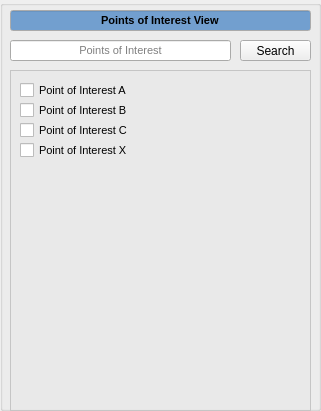
    <widget class="QGroupBox" name="points_of_interest_view_groupbox">
     <property name="geometry">
      <rect>
       <x>10</x>
       <y>120</y>
       <width>321</width>
       <height>411</height>
      </rect>
     </property>
     <property name="title">
      <string/>
     </property>
     <widget class="QLineEdit" name="points_of_interest_view_lineedit">
      <property name="geometry">
       <rect>
        <x>10</x>
        <y>10</y>
        <width>301</width>
        <height>21</height>
       </rect>
      </property>
      <property name="palette">
       <palette>
        <active>
         <colorrole role="Base">
          <brush brushstyle="SolidPattern">
           <color alpha="255">
            <red>114</red>
            <green>159</green>
            <blue>207</blue>
           </color>
          </brush>
         </colorrole>
        </active>
        <inactive>
         <colorrole role="Base">
          <brush brushstyle="SolidPattern">
           <color alpha="255">
            <red>114</red>
            <green>159</green>
            <blue>207</blue>
           </color>
          </brush>
         </colorrole>
        </inactive>
        <disabled>
         <colorrole role="Base">
          <brush brushstyle="SolidPattern">
           <color alpha="255">
            <red>255</red>
            <green>255</green>
            <blue>255</blue>
           </color>
          </brush>
         </colorrole>
        </disabled>
       </palette>
      </property>
      <property name="font">
       <font>
        <pointsize>8</pointsize>
        <weight>75</weight>
        <bold>true</bold>
       </font>
      </property>
      <property name="layoutDirection">
       <enum>Qt::LeftToRight</enum>
      </property>
      <property name="autoFillBackground">
       <bool>false</bool>
      </property>
      <property name="text">
       <string>Points of Interest View</string>
      </property>
      <property name="alignment">
       <set>Qt::AlignCenter</set>
      </property>
      <property name="readOnly">
       <bool>true</bool>
      </property>
     </widget>
     <widget class="QLineEdit" name="points_of_interest_line_edit">
      <property name="geometry">
       <rect>
        <x>10</x>
        <y>40</y>
        <width>221</width>
        <height>21</height>
       </rect>
      </property>
      <property name="palette">
       <palette>
        <active>
         <colorrole role="WindowText">
          <brush brushstyle="SolidPattern">
           <color alpha="255">
            <red>0</red>
            <green>0</green>
            <blue>0</blue>
           </color>
          </brush>
         </colorrole>
         <colorrole role="Dark">
          <brush brushstyle="SolidPattern">
           <color alpha="255">
            <red>119</red>
            <green>119</green>
            <blue>118</blue>
           </color>
          </brush>
         </colorrole>
         <colorrole role="Mid">
          <brush brushstyle="SolidPattern">
           <color alpha="255">
            <red>159</red>
            <green>159</green>
            <blue>157</blue>
           </color>
          </brush>
         </colorrole>
         <colorrole role="Text">
          <brush brushstyle="SolidPattern">
           <color alpha="255">
            <red>0</red>
            <green>0</green>
            <blue>0</blue>
           </color>
          </brush>
         </colorrole>
         <colorrole role="ButtonText">
          <brush brushstyle="SolidPattern">
           <color alpha="255">
            <red>0</red>
            <green>0</green>
            <blue>0</blue>
           </color>
          </brush>
         </colorrole>
         <colorrole role="Base">
          <brush brushstyle="SolidPattern">
           <color alpha="255">
            <red>255</red>
            <green>255</green>
            <blue>255</blue>
           </color>
          </brush>
         </colorrole>
         <colorrole role="Window">
          <brush brushstyle="SolidPattern">
           <color alpha="255">
            <red>238</red>
            <green>238</green>
            <blue>236</blue>
           </color>
          </brush>
         </colorrole>
         <colorrole role="Shadow">
          <brush brushstyle="SolidPattern">
           <color alpha="255">
            <red>0</red>
            <green>0</green>
            <blue>0</blue>
           </color>
          </brush>
         </colorrole>
         <colorrole role="AlternateBase">
          <brush brushstyle="SolidPattern">
           <color alpha="255">
            <red>184</red>
            <green>184</green>
            <blue>184</blue>
           </color>
          </brush>
         </colorrole>
         <colorrole role="ToolTipBase">
          <brush brushstyle="SolidPattern">
           <color alpha="255">
            <red>255</red>
            <green>255</green>
            <blue>220</blue>
           </color>
          </brush>
         </colorrole>
         <colorrole role="ToolTipText">
          <brush brushstyle="SolidPattern">
           <color alpha="255">
            <red>0</red>
            <green>0</green>
            <blue>0</blue>
           </color>
          </brush>
         </colorrole>
         <colorrole role="PlaceholderText">
          <brush brushstyle="NoBrush">
           <color alpha="128">
            <red>0</red>
            <green>0</green>
            <blue>0</blue>
           </color>
          </brush>
         </colorrole>
        </active>
        <inactive>
         <colorrole role="WindowText">
          <brush brushstyle="SolidPattern">
           <color alpha="255">
            <red>0</red>
            <green>0</green>
            <blue>0</blue>
           </color>
          </brush>
         </colorrole>
         <colorrole role="Dark">
          <brush brushstyle="SolidPattern">
           <color alpha="255">
            <red>119</red>
            <green>119</green>
            <blue>118</blue>
           </color>
          </brush>
         </colorrole>
         <colorrole role="Mid">
          <brush brushstyle="SolidPattern">
           <color alpha="255">
            <red>159</red>
            <green>159</green>
            <blue>157</blue>
           </color>
          </brush>
         </colorrole>
         <colorrole role="Text">
          <brush brushstyle="SolidPattern">
           <color alpha="255">
            <red>0</red>
            <green>0</green>
            <blue>0</blue>
           </color>
          </brush>
         </colorrole>
         <colorrole role="ButtonText">
          <brush brushstyle="SolidPattern">
           <color alpha="255">
            <red>0</red>
            <green>0</green>
            <blue>0</blue>
           </color>
          </brush>
         </colorrole>
         <colorrole role="Base">
          <brush brushstyle="SolidPattern">
           <color alpha="255">
            <red>255</red>
            <green>255</green>
            <blue>255</blue>
           </color>
          </brush>
         </colorrole>
         <colorrole role="Window">
          <brush brushstyle="SolidPattern">
           <color alpha="255">
            <red>238</red>
            <green>238</green>
            <blue>236</blue>
           </color>
          </brush>
         </colorrole>
         <colorrole role="Shadow">
          <brush brushstyle="SolidPattern">
           <color alpha="255">
            <red>0</red>
            <green>0</green>
            <blue>0</blue>
           </color>
          </brush>
         </colorrole>
         <colorrole role="AlternateBase">
          <brush brushstyle="SolidPattern">
           <color alpha="255">
            <red>184</red>
            <green>184</green>
            <blue>184</blue>
           </color>
          </brush>
         </colorrole>
         <colorrole role="ToolTipBase">
          <brush brushstyle="SolidPattern">
           <color alpha="255">
            <red>255</red>
            <green>255</green>
            <blue>220</blue>
           </color>
          </brush>
         </colorrole>
         <colorrole role="ToolTipText">
          <brush brushstyle="SolidPattern">
           <color alpha="255">
            <red>0</red>
            <green>0</green>
            <blue>0</blue>
           </color>
          </brush>
         </colorrole>
         <colorrole role="PlaceholderText">
          <brush brushstyle="NoBrush">
           <color alpha="128">
            <red>0</red>
            <green>0</green>
            <blue>0</blue>
           </color>
          </brush>
         </colorrole>
        </inactive>
        <disabled>
         <colorrole role="WindowText">
          <brush brushstyle="SolidPattern">
           <color alpha="255">
            <red>119</red>
            <green>119</green>
            <blue>118</blue>
           </color>
          </brush>
         </colorrole>
         <colorrole role="Dark">
          <brush brushstyle="SolidPattern">
           <color alpha="255">
            <red>119</red>
            <green>119</green>
            <blue>118</blue>
           </color>
          </brush>
         </colorrole>
         <colorrole role="Mid">
          <brush brushstyle="SolidPattern">
           <color alpha="255">
            <red>159</red>
            <green>159</green>
            <blue>157</blue>
           </color>
          </brush>
         </colorrole>
         <colorrole role="Text">
          <brush brushstyle="SolidPattern">
           <color alpha="255">
            <red>119</red>
            <green>119</green>
            <blue>118</blue>
           </color>
          </brush>
         </colorrole>
         <colorrole role="ButtonText">
          <brush brushstyle="SolidPattern">
           <color alpha="255">
            <red>119</red>
            <green>119</green>
            <blue>118</blue>
           </color>
          </brush>
         </colorrole>
         <colorrole role="Base">
          <brush brushstyle="SolidPattern">
           <color alpha="255">
            <red>238</red>
            <green>238</green>
            <blue>236</blue>
           </color>
          </brush>
         </colorrole>
         <colorrole role="Window">
          <brush brushstyle="SolidPattern">
           <color alpha="255">
            <red>238</red>
            <green>238</green>
            <blue>236</blue>
           </color>
          </brush>
         </colorrole>
         <colorrole role="Shadow">
          <brush brushstyle="SolidPattern">
           <color alpha="255">
            <red>0</red>
            <green>0</green>
            <blue>0</blue>
           </color>
          </brush>
         </colorrole>
         <colorrole role="AlternateBase">
          <brush brushstyle="SolidPattern">
           <color alpha="255">
            <red>184</red>
            <green>184</green>
            <blue>184</blue>
           </color>
          </brush>
         </colorrole>
         <colorrole role="ToolTipBase">
          <brush brushstyle="SolidPattern">
           <color alpha="255">
            <red>255</red>
            <green>255</green>
            <blue>220</blue>
           </color>
          </brush>
         </colorrole>
         <colorrole role="ToolTipText">
          <brush brushstyle="SolidPattern">
           <color alpha="255">
            <red>0</red>
            <green>0</green>
            <blue>0</blue>
           </color>
          </brush>
         </colorrole>
         <colorrole role="PlaceholderText">
          <brush brushstyle="NoBrush">
           <color alpha="128">
            <red>0</red>
            <green>0</green>
            <blue>0</blue>
           </color>
          </brush>
         </colorrole>
        </disabled>
       </palette>
      </property>
      <property name="font">
       <font>
        <pointsize>8</pointsize>
       </font>
      </property>
      <property name="text">
       <string/>
      </property>
      <property name="alignment">
       <set>Qt::AlignCenter</set>
      </property>
      <property name="placeholderText">
       <string>Points of Interest</string>
      </property>
     </widget>
     <widget class="QPushButton" name="points_of_interest_search_button">
      <property name="geometry">
       <rect>
        <x>240</x>
        <y>40</y>
        <width>71</width>
        <height>21</height>
       </rect>
      </property>
      <property name="text">
       <string>Search</string>
      </property>
     </widget>
     <widget class="QListWidget" name="points_of_interest_list_widget">
      <property name="geometry">
       <rect>
        <x>10</x>
        <y>70</y>
        <width>301</width>
        <height>341</height>
       </rect>
      </property>
      <property name="palette">
       <palette>
        <active>
         <colorrole role="WindowText">
          <brush brushstyle="SolidPattern">
           <color alpha="255">
            <red>0</red>
            <green>0</green>
            <blue>0</blue>
           </color>
          </brush>
         </colorrole>
         <colorrole role="Button">
          <brush brushstyle="SolidPattern">
           <color alpha="255">
            <red>255</red>
            <green>255</green>
            <blue>255</blue>
           </color>
          </brush>
         </colorrole>
         <colorrole role="Light">
          <brush brushstyle="SolidPattern">
           <color alpha="255">
            <red>255</red>
            <green>255</green>
            <blue>255</blue>
           </color>
          </brush>
         </colorrole>
         <colorrole role="Midlight">
          <brush brushstyle="SolidPattern">
           <color alpha="255">
            <red>255</red>
            <green>255</green>
            <blue>255</blue>
           </color>
          </brush>
         </colorrole>
         <colorrole role="Dark">
          <brush brushstyle="SolidPattern">
           <color alpha="255">
            <red>127</red>
            <green>127</green>
            <blue>127</blue>
           </color>
          </brush>
         </colorrole>
         <colorrole role="Mid">
          <brush brushstyle="SolidPattern">
           <color alpha="255">
            <red>170</red>
            <green>170</green>
            <blue>170</blue>
           </color>
          </brush>
         </colorrole>
         <colorrole role="Text">
          <brush brushstyle="SolidPattern">
           <color alpha="255">
            <red>0</red>
            <green>0</green>
            <blue>0</blue>
           </color>
          </brush>
         </colorrole>
         <colorrole role="BrightText">
          <brush brushstyle="SolidPattern">
           <color alpha="255">
            <red>255</red>
            <green>255</green>
            <blue>255</blue>
           </color>
          </brush>
         </colorrole>
         <colorrole role="Base">
          <brush brushstyle="SolidPattern">
           <color alpha="142">
            <red>229</red>
            <green>229</green>
            <blue>229</blue>
           </color>
          </brush>
         </colorrole>
         <colorrole role="Window">
          <brush brushstyle="SolidPattern">
           <color alpha="255">
            <red>255</red>
            <green>255</green>
            <blue>255</blue>
           </color>
          </brush>
         </colorrole>
         <colorrole role="Shadow">
          <brush brushstyle="SolidPattern">
           <color alpha="255">
            <red>0</red>
            <green>0</green>
            <blue>0</blue>
           </color>
          </brush>
         </colorrole>
         <colorrole role="AlternateBase">
          <brush brushstyle="SolidPattern">
           <color alpha="255">
            <red>255</red>
            <green>255</green>
            <blue>255</blue>
           </color>
          </brush>
         </colorrole>
         <colorrole role="ToolTipBase">
          <brush brushstyle="SolidPattern">
           <color alpha="255">
            <red>255</red>
            <green>255</green>
            <blue>220</blue>
           </color>
          </brush>
         </colorrole>
         <colorrole role="ToolTipText">
          <brush brushstyle="SolidPattern">
           <color alpha="255">
            <red>0</red>
            <green>0</green>
            <blue>0</blue>
           </color>
          </brush>
         </colorrole>
         <colorrole role="PlaceholderText">
          <brush brushstyle="NoBrush">
           <color alpha="128">
            <red>0</red>
            <green>0</green>
            <blue>0</blue>
           </color>
          </brush>
         </colorrole>
        </active>
        <inactive>
         <colorrole role="WindowText">
          <brush brushstyle="SolidPattern">
           <color alpha="255">
            <red>0</red>
            <green>0</green>
            <blue>0</blue>
           </color>
          </brush>
         </colorrole>
         <colorrole role="Button">
          <brush brushstyle="SolidPattern">
           <color alpha="255">
            <red>255</red>
            <green>255</green>
            <blue>255</blue>
           </color>
          </brush>
         </colorrole>
         <colorrole role="Light">
          <brush brushstyle="SolidPattern">
           <color alpha="255">
            <red>255</red>
            <green>255</green>
            <blue>255</blue>
           </color>
          </brush>
         </colorrole>
         <colorrole role="Midlight">
          <brush brushstyle="SolidPattern">
           <color alpha="255">
            <red>255</red>
            <green>255</green>
            <blue>255</blue>
           </color>
          </brush>
         </colorrole>
         <colorrole role="Dark">
          <brush brushstyle="SolidPattern">
           <color alpha="255">
            <red>127</red>
            <green>127</green>
            <blue>127</blue>
           </color>
          </brush>
         </colorrole>
         <colorrole role="Mid">
          <brush brushstyle="SolidPattern">
           <color alpha="255">
            <red>170</red>
            <green>170</green>
            <blue>170</blue>
           </color>
          </brush>
         </colorrole>
         <colorrole role="Text">
          <brush brushstyle="SolidPattern">
           <color alpha="255">
            <red>0</red>
            <green>0</green>
            <blue>0</blue>
           </color>
          </brush>
         </colorrole>
         <colorrole role="BrightText">
          <brush brushstyle="SolidPattern">
           <color alpha="255">
            <red>255</red>
            <green>255</green>
            <blue>255</blue>
           </color>
          </brush>
         </colorrole>
         <colorrole role="Base">
          <brush brushstyle="SolidPattern">
           <color alpha="142">
            <red>229</red>
            <green>229</green>
            <blue>229</blue>
           </color>
          </brush>
         </colorrole>
         <colorrole role="Window">
          <brush brushstyle="SolidPattern">
           <color alpha="255">
            <red>255</red>
            <green>255</green>
            <blue>255</blue>
           </color>
          </brush>
         </colorrole>
         <colorrole role="Shadow">
          <brush brushstyle="SolidPattern">
           <color alpha="255">
            <red>0</red>
            <green>0</green>
            <blue>0</blue>
           </color>
          </brush>
         </colorrole>
         <colorrole role="AlternateBase">
          <brush brushstyle="SolidPattern">
           <color alpha="255">
            <red>255</red>
            <green>255</green>
            <blue>255</blue>
           </color>
          </brush>
         </colorrole>
         <colorrole role="ToolTipBase">
          <brush brushstyle="SolidPattern">
           <color alpha="255">
            <red>255</red>
            <green>255</green>
            <blue>220</blue>
           </color>
          </brush>
         </colorrole>
         <colorrole role="ToolTipText">
          <brush brushstyle="SolidPattern">
           <color alpha="255">
            <red>0</red>
            <green>0</green>
            <blue>0</blue>
           </color>
          </brush>
         </colorrole>
         <colorrole role="PlaceholderText">
          <brush brushstyle="NoBrush">
           <color alpha="128">
            <red>0</red>
            <green>0</green>
            <blue>0</blue>
           </color>
          </brush>
         </colorrole>
        </inactive>
        <disabled>
         <colorrole role="WindowText">
          <brush brushstyle="SolidPattern">
           <color alpha="255">
            <red>127</red>
            <green>127</green>
            <blue>127</blue>
           </color>
          </brush>
         </colorrole>
         <colorrole role="Button">
          <brush brushstyle="SolidPattern">
           <color alpha="255">
            <red>255</red>
            <green>255</green>
            <blue>255</blue>
           </color>
          </brush>
         </colorrole>
         <colorrole role="Light">
          <brush brushstyle="SolidPattern">
           <color alpha="255">
            <red>255</red>
            <green>255</green>
            <blue>255</blue>
           </color>
          </brush>
         </colorrole>
         <colorrole role="Midlight">
          <brush brushstyle="SolidPattern">
           <color alpha="255">
            <red>255</red>
            <green>255</green>
            <blue>255</blue>
           </color>
          </brush>
         </colorrole>
         <colorrole role="Dark">
          <brush brushstyle="SolidPattern">
           <color alpha="255">
            <red>127</red>
            <green>127</green>
            <blue>127</blue>
           </color>
          </brush>
         </colorrole>
         <colorrole role="Mid">
          <brush brushstyle="SolidPattern">
           <color alpha="255">
            <red>170</red>
            <green>170</green>
            <blue>170</blue>
           </color>
          </brush>
         </colorrole>
         <colorrole role="Text">
          <brush brushstyle="SolidPattern">
           <color alpha="255">
            <red>127</red>
            <green>127</green>
            <blue>127</blue>
           </color>
          </brush>
         </colorrole>
         <colorrole role="BrightText">
          <brush brushstyle="SolidPattern">
           <color alpha="255">
            <red>255</red>
            <green>255</green>
            <blue>255</blue>
           </color>
          </brush>
         </colorrole>
         <colorrole role="Base">
          <brush brushstyle="SolidPattern">
           <color alpha="255">
            <red>255</red>
            <green>255</green>
            <blue>255</blue>
           </color>
          </brush>
         </colorrole>
         <colorrole role="Window">
          <brush brushstyle="SolidPattern">
           <color alpha="255">
            <red>255</red>
            <green>255</green>
            <blue>255</blue>
           </color>
          </brush>
         </colorrole>
         <colorrole role="Shadow">
          <brush brushstyle="SolidPattern">
           <color alpha="255">
            <red>0</red>
            <green>0</green>
            <blue>0</blue>
           </color>
          </brush>
         </colorrole>
         <colorrole role="AlternateBase">
          <brush brushstyle="SolidPattern">
           <color alpha="255">
            <red>255</red>
            <green>255</green>
            <blue>255</blue>
           </color>
          </brush>
         </colorrole>
         <colorrole role="ToolTipBase">
          <brush brushstyle="SolidPattern">
           <color alpha="255">
            <red>255</red>
            <green>255</green>
            <blue>220</blue>
           </color>
          </brush>
         </colorrole>
         <colorrole role="ToolTipText">
          <brush brushstyle="SolidPattern">
           <color alpha="255">
            <red>0</red>
            <green>0</green>
            <blue>0</blue>
           </color>
          </brush>
         </colorrole>
         <colorrole role="PlaceholderText">
          <brush brushstyle="NoBrush">
           <color alpha="128">
            <red>0</red>
            <green>0</green>
            <blue>0</blue>
           </color>
          </brush>
         </colorrole>
        </disabled>
       </palette>
      </property>
      <property name="font">
       <font>
        <pointsize>10</pointsize>
       </font>
      </property>
      <property name="layoutDirection">
       <enum>Qt::LeftToRight</enum>
      </property>
      <property name="autoFillBackground">
       <bool>false</bool>
      </property>
      <property name="frameShape">
       <enum>QFrame::StyledPanel</enum>
      </property>
      <property name="editTriggers">
       <set>QAbstractItemView::DoubleClicked|QAbstractItemView::EditKeyPressed</set>
      </property>
      <property name="resizeMode">
       <enum>QListView::Adjust</enum>
      </property>
      <property name="spacing">
       <number>0</number>
      </property>
     </widget>
     <widget class="QCheckBox" name="point_of_interest_A_checkbox">
      <property name="geometry">
       <rect>
        <x>20</x>
        <y>80</y>
        <width>201</width>
        <height>20</height>
       </rect>
      </property>
      <property name="font">
       <font>
        <pointsize>8</pointsize>
       </font>
      </property>
      <property name="text">
       <string>Point of Interest A</string>
      </property>
     </widget>
     <widget class="QCheckBox" name="point_of_interest_B_checkbox">
      <property name="geometry">
       <rect>
        <x>20</x>
        <y>100</y>
        <width>201</width>
        <height>20</height>
       </rect>
      </property>
      <property name="font">
       <font>
        <pointsize>8</pointsize>
       </font>
      </property>
      <property name="text">
       <string>Point of Interest B</string>
      </property>
     </widget>
     <widget class="QCheckBox" name="point_of_interest_C_checkbox">
      <property name="geometry">
       <rect>
        <x>20</x>
        <y>120</y>
        <width>201</width>
        <height>20</height>
       </rect>
      </property>
      <property name="font">
       <font>
        <pointsize>8</pointsize>
       </font>
      </property>
      <property name="text">
       <string>Point of Interest C</string>
      </property>
     </widget>
     <widget class="QCheckBox" name="point_of_interest_X_checkbox">
      <property name="geometry">
       <rect>
        <x>20</x>
        <y>140</y>
        <width>201</width>
        <height>20</height>
       </rect>
      </property>
      <property name="font">
       <font>
        <pointsize>8</pointsize>
       </font>
      </property>
      <property name="text">
       <string>Point of Interest X</string>
      </property>
     </widget>
    </widget>
